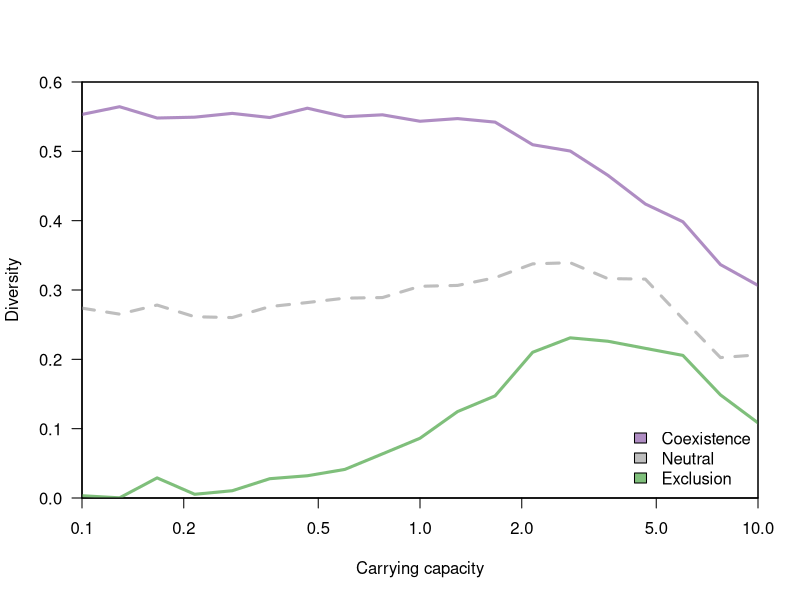

R code for this plot:
d <- read.table("./figures/sm1.dat", h=T)
d <- aggregate(d, by=list(d$competition, d$K), mean)

library(RColorBrewer)

pdf("figures/carryingcapacity.pdf", height=5)

palette(brewer.pal(3, "PRGn"))

plot(0, pch=NA, xlim=range(d$K), ylim=c(0, 0.6),
      xlab = "Carrying capacity", ylab = "Diversity",
      las = 1, log='x', xaxs='i', yaxs='i')

i <- 1
for(comp in unique(d$competition)) {
  x <- subset(d, competition == comp)
  co <- i
  lt = 1
  if (comp == 1.0) co <- 'grey'
  if (comp == 1.0) lt <- 2
  lines(diversity~K, x, col = co, type='l', pch=19, lwd=3, lty = lt)
  i <- i + 1
}

legend("bottomright", fill=c(1, 'grey', 3),
      legend=c("Coexistence", "Neutral", "Exclusion"),
      bty='n')

box()

dev.off()
